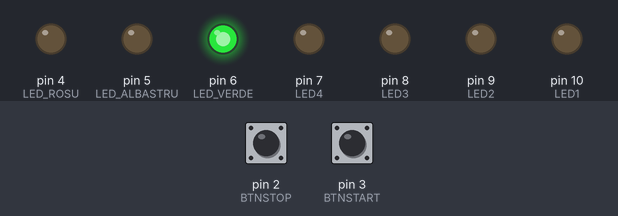
A program run on a simulated Arduino Uno, built with avr-gcc and run on an emulated ATmega328P. Shown: output pins drawn as LEDs (lit = HIGH). Dashed ring = blinking. The test bench sets the inputs (shaded band); at power-on: pin 3 (BTNSTART) HIGH, pin 2 (BTNSTOP) HIGH.

Above: at 1.2 s.
1.3 s: pin 3 (BTNSTART) pulled LOW for 0.15 s
At 3.32 s:
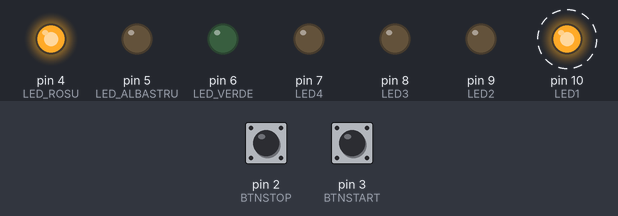
4.3 s: pin 2 (BTNSTOP) pulled LOW for 3.2 s
At 7.3 s:
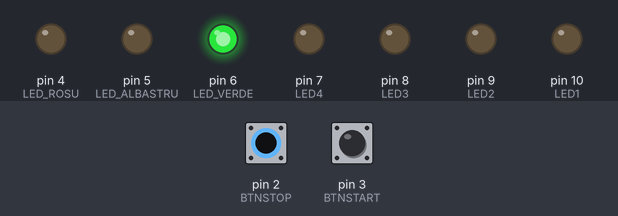
9.0 s: pin 3 (BTNSTART) pulled LOW for 1 s
At 19.5 s:
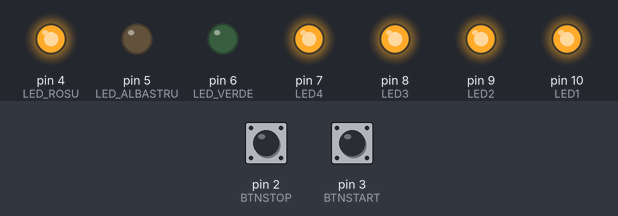
Timing chart, 0 to 22.0 s (numbered marks = the images above; inputs shaded):
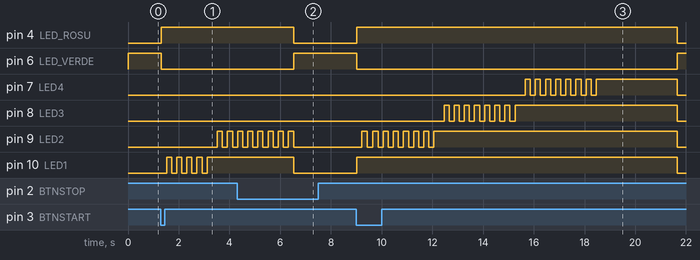

The program:

main.cpp
```cpp
#include <Arduino.h>

// Definim pinii pentru LED-uri și butoane
#define LED1 10
#define LED2 9
#define LED3 8
#define LED4 7
#define LED_ROSU 4
#define LED_VERDE 6
#define LED_ALBASTRU 5

// Intervalul de timp în milisecunde între schimbările de stare
#define INTERVAL 3000

// Definim pinii pentru butoanele de start și stop
#define BTNSTART 3
#define BTNSTOP 2

// Variabile globale
int previous_time_millis = 0; // Reține timpul anterior
int baterie;                  // Nivelul bateriei (de la 0 la 4)
int incarcare;                // Indică dacă bateria se încarcă (1) sau nu (0)
int Timer_buton = 0;          // Reține timpul la care a fost apăsat butonul STOP

void setup() {
  // Setăm pinii LED-urilor ca ieșiri
  pinMode(LED1, OUTPUT);
  pinMode(LED2, OUTPUT);
  pinMode(LED3, OUTPUT);
  pinMode(LED4, OUTPUT);

  // Setăm pinii LED-urilor colorate ca ieșiri
  pinMode(LED_ROSU, OUTPUT);
  pinMode(LED_VERDE, OUTPUT);
  pinMode(LED_ALBASTRU, OUTPUT);

  // Setăm pinii butoanelor ca intrări cu rezistență de pull-up
  pinMode(BTNSTART, INPUT_PULLUP);
  pinMode(BTNSTOP, INPUT_PULLUP);
}

void loop() {
  // Citim starea butonului de start
  int buttonStart = digitalRead(BTNSTART);

  // Dacă butonul de start este apăsat
  if(buttonStart == LOW){
    delay(20); // Mică întârziere pentru a evita denaturarea semnalului
    incarcare = 1; // Pornim încărcarea
  }

  // Citim starea butonului de stop
  int buttonStop = digitalRead(BTNSTOP);

  // Dacă butonul de stop este apăsat
  if (buttonStop == LOW) {

    // Dacă Timer_buton este 0, înseamnă că acesta este momentul în care a fost apăsat
    if (Timer_buton == 0) {
      Timer_buton = millis(); // Înregistrăm timpul curent
    }

    // Dacă au trecut 2 secunde de când butonul a fost apăsat
    if (millis() - Timer_buton >= 2000) {
      delay(20); // Întârziere pentru debouncing
      incarcare = 0;  // Oprim încărcarea
      Timer_buton = 0; // Resetăm timer-ul pentru buton
    }
  } else {
    // Dacă butonul nu mai este apăsat, resetăm timer-ul
    Timer_buton = 0;
  }

  // Dacă bateria se încarcă
  if(incarcare){
    // LED-ul roșu este aprins (indică încărcarea)
    digitalWrite(LED_ROSU, HIGH);
    digitalWrite(LED_VERDE, LOW);
    digitalWrite(LED_ALBASTRU, LOW);
  }
  else{
    // Dacă nu se încarcă, LED-ul verde este aprins (indică completarea încărcării)
    digitalWrite(LED_ROSU, LOW);
    digitalWrite(LED_VERDE, HIGH);
    digitalWrite(LED_ALBASTRU, LOW);

    // Stingem toate LED-urile care indică nivelul bateriei
    digitalWrite(LED1, LOW);
    digitalWrite(LED2, LOW);
    digitalWrite(LED3, LOW);
    digitalWrite(LED4, LOW);

    baterie = 0; // Resetăm nivelul bateriei
  }

  // Dacă încărcarea este activă
  if(incarcare){

    // Obținem timpul curent
    int current_time_millis = millis();

    // Dacă a trecut timpul definit de INTERVAL de la ultima actualizare
    if(current_time_millis - previous_time_millis >= INTERVAL) {

      // Actualizăm timpul anterior
      previous_time_millis = current_time_millis;

      // Creștem nivelul bateriei
      baterie++;

      // Dacă nivelul bateriei depășește 4, o resetăm și oprim încărcarea
      if(baterie > 4){
        baterie = -1;
        incarcare = 0;
      }
    }

    // Controlăm LED-urile în funcție de nivelul bateriei
    switch (baterie){
      case 0:
        // LED-ul 1 clipește pentru a indica nivelul 0
        digitalWrite(LED1, LOW);
        delay(200);
        digitalWrite(LED1, HIGH);
        delay(200);

        // Stingem toate celelalte LED-uri
        digitalWrite(LED_ROSU, LOW);
        digitalWrite(LED_VERDE, LOW);
        digitalWrite(LED_ALBASTRU, LOW);
        digitalWrite(LED2, LOW);
        digitalWrite(LED3, LOW);
        digitalWrite(LED4, LOW);
        break;
      case 1:
        // LED-ul 1 este aprins, iar LED-ul 2 clipește
        digitalWrite(LED1, HIGH);
        digitalWrite(LED2, LOW);
        delay(200);
        digitalWrite(LED2, HIGH);
        delay(200);
        break;
      case 2:
        // LED-urile 1 și 2 sunt aprinse, iar LED-ul 3 clipește
        digitalWrite(LED2, HIGH);
        digitalWrite(LED3, LOW);
        delay(200);
        digitalWrite(LED3, HIGH);
        delay(200);
        break;
      case 3:
        // LED-urile 1, 2 și 3 sunt aprinse, iar LED-ul 4 clipește
        digitalWrite(LED3, HIGH);
        digitalWrite(LED4, LOW);
        delay(200);
        digitalWrite(LED4, HIGH);
        delay(200);
        break;
      case 4:
        // Toate LED-urile sunt aprinse (nivel maxim)
        digitalWrite(LED4, HIGH);
        break;
      default:
        break;
    }
  }
}
```

Measured:
- after the input at 1.3 s, pin 4 (LED_ROSU): LOW → HIGH at once; pin 6 (LED_VERDE): HIGH → LOW at once; pin 9 (LED2): alternates HIGH for 0.20 s and LOW for 0.20 s, starting after 2.2 s; pin 10 (LED1): alternates HIGH for 0.20 s and LOW for 0.20 s, 9 changes in all, then stays HIGH, starting after 0.22 s
- after the input at 4.3 s, pin 4 (LED_ROSU), pin 10 (LED1): HIGH → LOW after 2.2 s; pin 6 (LED_VERDE): LOW → HIGH after 2.2 s; pin 8 (LED3): stops changing and stays LOW
- after the input at 9.0 s, pin 4 (LED_ROSU): LOW → HIGH at once, → LOW 12.6 s later; pin 6 (LED_VERDE): HIGH → LOW at once, → HIGH 12.6 s later
